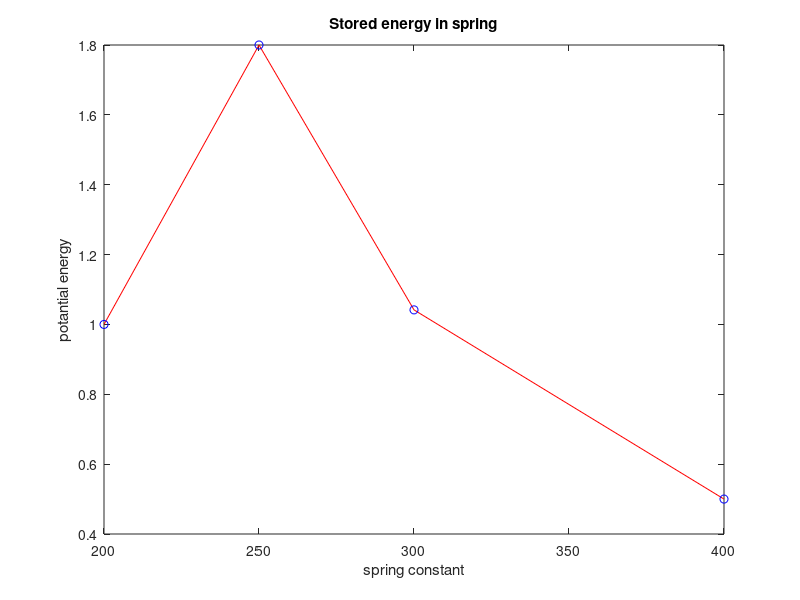

Recreate this plot in MATLAB.
% calculate the potential energy stored in the compressed spring.
F=[20 30 25 20];
k=[200 250 300 400];
x=F./k;
E=(1/2).*k.*(x.^2);
plot(k,E,'r-',k,E,'bo');
title('Stored energy in spring');
xlabel('spring constant');
ylabel('potantial energy');
print -djpeg potantialenergy.jpeg
grid on;
